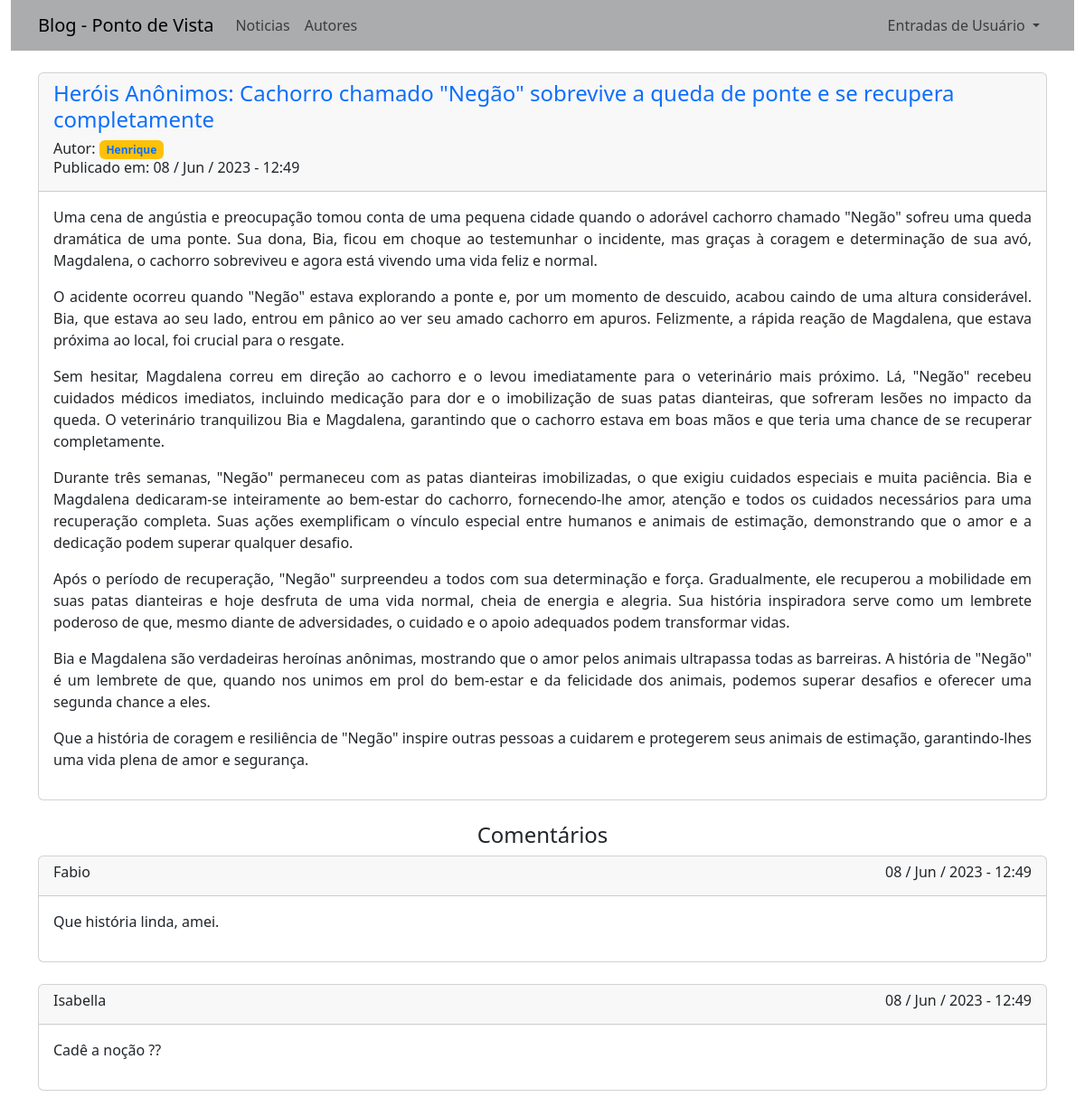
Page /noticias/8 on the committed database.
### app_noticias/models.py (models this page shows, shortened)
class Noticia(models.Model):
    titulo = models.CharField(max_length=100)
    sub_titulo = models.CharField(max_length=150)
    data = models.DateTimeField(auto_now_add=True)
    autor = models.ForeignKey(User, on_delete=models.CASCADE)
    texto = models.TextField()

class Comentario(models.Model):
    texto = models.TextField()
    noticia = models.ForeignKey(Noticia, on_delete=models.CASCADE)
    autor = models.ForeignKey(User, on_delete=models.CASCADE)
    data = models.DateTimeField(auto_now_add=True)

### app_noticias/views.py (the view)
# urls.py: path('noticias/<int:id>', views.noticia, name='noticia'),
def noticia(request, id):
    template = 'noticias/noticia.html'
    noticia = Noticia.objects.get(id=id)
    comentarios = Comentario.objects.filter(noticia=id).order_by('-data')
    context = {
        'noticia': noticia,
        'comentarios': comentarios
        }
    return render(request, template , context)

### app_noticias/templates/noticias/noticia.html
{% extends "noticias/base.html" %}
{% block content %}
    <div class="card">
        <div class="card-header">
            <div class="row">
                <div class="row">
                    <h4 class="text-primary">{{ noticia.titulo}}</h4>
                </div>
                <div class="row" >
                    <h6>
                        Autor: <span class="badge bg-warning"><a href="#" style="text-decoration: none;">{{ noticia.autor}}</a></span>
                        <br>
                        Publicado em: {{ noticia.data|date:'d / M / Y - H:i' }}
                    </h6>
                </div>
            </div>
        </div>
        <div class="card-body" style="text-align: justify;">
                {{ noticia.texto|linebreaks }}
        </div>
    </div>
    <br>
    <h4 style="text-align: center;"> Comentários </h4>
    {% for comentario in comentarios %}
        <div class="card">
            <div class="card-header">
                <div class='row'>
                    <div class="col" >
                        <h6> {{ comentario.autor}}</h6>
                    </div>
                    <div class="col" style="text-align: right;">
                        <h6> {{ comentario.data|date:'d / M / Y - H:i' }} </h6>
                    </div>
                </div>
            </div>
            <div class="card-body" style="text-align: justify;">
                <span>{{ comentario.texto|linebreaks}}</span>
            </div>
        </div>
        <br>
    {% empty %}
        <h5>Ainda não há comentários cadastrados.</h5>
    {% endfor %}
{% endblock %}

### rows in the picture
Noticia: titulo "Heróis Anônimos: Cachorro chamado \"Negão\" sobrevive a queda de ponte e se recupera completamente", autor "Henrique", data "08 / Jun / 2023 - 12:49", texto "Uma cena de angústia e preocupação tomou conta de uma pequena cidade quando o adorável cachorro chamado \"Negão\" sofreu uma queda dramática de uma ponte. Sua dona, Bia, ficou em choque ao testemunhar o incidente, mas graças à coragem e determinação de sua avó, Magdalena, o cachorro sobreviveu e agora está vivendo uma vida feliz e normal. O acidente ocorreu quando \"Negão\" estava explorando a ponte e, por um momento de descuido, acabou caindo de uma altura considerável. Bia, que estava ao seu lado, entrou em pânico ao ver seu amado cachorro em apuros. Felizmente, a rápida reação de Magdalena, que estava próxima ao local, foi crucial para o resgate. Sem hesitar, Magdalena correu em direção ao…"
Comentario: autor "Fabio", data "08 / Jun / 2023 - 12:49", texto "Que história linda, amei."
Comentario: autor "Isabella", data "08 / Jun / 2023 - 12:49", texto "Cadê a noção ??"
